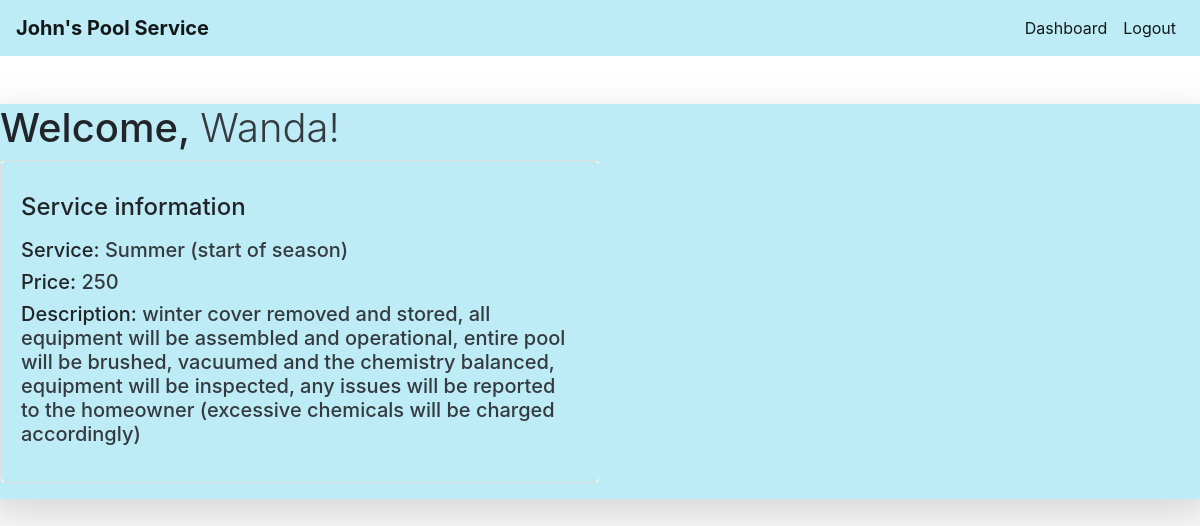
Page /review_order/3 (signed in) on the committed database.
### pool_services_app/models.py (models this page shows)
class User(models.Model):
    first_name = models.CharField(max_length=30)
    last_name = models.CharField(max_length=30)
    address = models.CharField(max_length=100)
    city = models.CharField(max_length=20)
    zip_code = models.CharField(max_length=10)
    email = models.CharField(max_length=250)
    password = models.CharField(max_length=30)
    isManager = models.BooleanField(default = False)
    created_at = models.DateTimeField(auto_now_add=True)
    updated_at = models.DateTimeField(auto_now=True)
    objects = UserManager()

class Order(models.Model):
    service = models.ForeignKey(Service, related_name="orders", on_delete = models.CASCADE)
    client = models.ForeignKey(User, related_name="orders", on_delete = models.CASCADE)
    created_at = models.DateTimeField(auto_now_add=True)
    updated_at = models.DateTimeField(auto_now=True)

class Service(models.Model):
    service = models.CharField(max_length=250)
    price = models.IntegerField()
    description = models.TextField()
    client = models.ForeignKey(User, related_name="clients", on_delete = models.CASCADE)
    created_at = models.DateTimeField(auto_now_add=True)
    updated_at = models.DateTimeField(auto_now=True)

### pool_services_app/views.py (the view)
# urls.py: path('review_order/<int:id>',views.review_order),
def review_order(request, id):
        if 'userid' not in request.session:
            messages.error(request,'Please log in before continuing!')
            return redirect('/')
        context = {
            'logged_in' : User.objects.get(id=request.session['userid']),
            'the_order': Order.objects.get(id=id),
        }
        return render(request, 'review_order.html',context)

### pool_services_app/templates/review_order.html (shortened to what this page needs)
<!DOCTYPE html>
<html lang="en">
<head>
    <link
    rel="stylesheet"
    href="https://stackpath.bootstrapcdn.com/bootstrap/4.4.1/css/bootstrap.min.css"
crossorigin="anonymous"/>
</head>
<body>
    </head>
    <body class="background" >
        <nav class="navbar  navbar-expand-lg navbar  navbar navbar-light" style="background-color:rgb(173, 232, 244, .8); ">
            <a class="navbar-brand justify-content-lg-center "> <b> John's Pool Service</b></a>
            <div class="collapse navbar-collapse justify-content-lg-end" id="navbarNav">
            <ul class="navbar-nav ">
                <li class="nav-item active">
                <a class="nav-link" href="/dashboard">Dashboard<span class="sr-only">(current)</span></a>
                </li>
                <li class="nav-item active">
                <a class="nav-link" href="/logout">Logout</a>
                </li>
            </ul>
            </div>
    </nav>
    <div class="row shadow shadow-lg mt-5" style= 'background-color:rgb(173, 232, 244, .8);  border-radius: 5px;'>
        <div class="col form-group">
            <h1> Welcome, <span class='text-dark font-weight-light'>{{logged_in.first_name}}!</span></h1>
            <div class="card w-50">
                <div class="card-body" style= 'background-color:rgb(173, 232, 244, .8); border-radius: 5px;' >
                    <h5 class="card-title"><h4> Service information</h4></h5>
                    <p class="card-text">
                        <h5>Service: <span class='text-dark'>{{the_order.service.service}}</span></h5>
                        <h5>Price: <span class='text-dark'>{{the_order.service.price}}</span></h5>
                        <h5>Description: <span class = 'text-dark'>{{the_order.service.description}}</span></h5>
                    </p>
                </div>
            </div>
    </div>
    </div>
</body>
</html>

### pool_services_app/templates/review_order.html (style rules this page uses)
.background { background-image: url('/static/img/juan-carlos-rivera-DBjKoBnW6M8-unsplash.jpg'); background-position: center; background-repeat: no-repeat; background-size: cover; height: 1000px; }

### rows in the picture
User: first_name "Wanda"
Order: service.service "Summer (start of season)", service.price "250", service.description "winter cover removed and stored, all equipment will be assembled and operational, entire pool will be brushed, vacuumed and the chemistry balanced, equipment will be inspected, any issues will be reported to the homeowner (excessive chemicals will be charged accordingly)"
